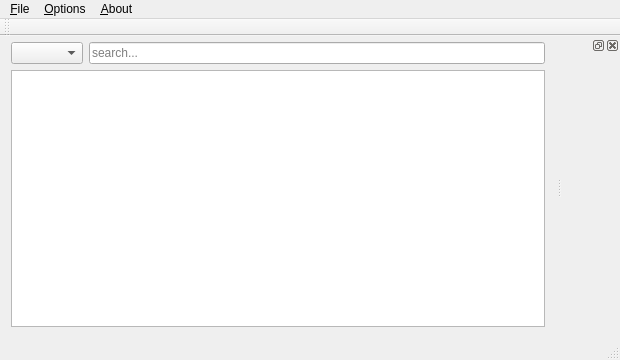
<?xml version="1.0" encoding="UTF-8"?>
<ui version="4.0">
 <class>MainWindow</class>
 <widget class="QMainWindow" name="MainWindow">
  <property name="geometry">
   <rect>
    <x>0</x>
    <y>0</y>
    <width>620</width>
    <height>360</height>
   </rect>
  </property>
  <property name="windowTitle">
   <string>Qamus</string>
  </property>
  <widget class="QWidget" name="verticalLayoutWidget">
   <layout class="QVBoxLayout" name="verticalLayout">
    <property name="sizeConstraint">
     <enum>QLayout::SetNoConstraint</enum>
    </property>
    <property name="topMargin">
     <number>6</number>
    </property>
    <item>
     <layout class="QHBoxLayout" name="horizontalLayout">
      <item>
       <widget class="QComboBox" name="columnSelectBox">
        <property name="focusPolicy">
         <enum>Qt::NoFocus</enum>
        </property>
       </widget>
      </item>
      <item>
       <widget class="QLineEdit" name="searchBox">
        <property name="maxLength">
         <number>256</number>
        </property>
        <property name="placeholderText">
         <string>search...</string>
        </property>
        <property name="cursorMoveStyle">
         <enum>Qt::VisualMoveStyle</enum>
        </property>
       </widget>
      </item>
     </layout>
    </item>
    <item>
     <widget class="QTableView" name="lexiconView">
      <property name="sizePolicy">
       <sizepolicy hsizetype="Expanding" vsizetype="Expanding">
        <horstretch>0</horstretch>
        <verstretch>0</verstretch>
       </sizepolicy>
      </property>
      <property name="focusPolicy">
       <enum>Qt::NoFocus</enum>
      </property>
      <property name="selectionMode">
       <enum>QAbstractItemView::NoSelection</enum>
      </property>
      <property name="verticalScrollMode">
       <enum>QAbstractItemView::ScrollPerPixel</enum>
      </property>
      <property name="showGrid">
       <bool>false</bool>
      </property>
      <property name="sortingEnabled">
       <bool>true</bool>
      </property>
      <attribute name="verticalHeaderVisible">
       <bool>false</bool>
      </attribute>
      <attribute name="verticalHeaderHighlightSections">
       <bool>false</bool>
      </attribute>
     </widget>
    </item>
   </layout>
  </widget>
  <widget class="QMenuBar" name="menuBar">
   <property name="geometry">
    <rect>
     <x>0</x>
     <y>0</y>
     <width>620</width>
     <height>20</height>
    </rect>
   </property>
   <widget class="QMenu" name="menuFile">
    <property name="title">
     <string>&amp;File</string>
    </property>
    <addaction name="action_Open"/>
    <addaction name="action_Close"/>
    <addaction name="separator"/>
    <addaction name="actionE_xit"/>
   </widget>
   <widget class="QMenu" name="menuAbout">
    <property name="title">
     <string>&amp;About</string>
    </property>
    <addaction name="actionAbout_Qamus"/>
    <addaction name="actionAbout_Qt"/>
   </widget>
   <widget class="QMenu" name="menu_Options">
    <property name="title">
     <string>&amp;Options</string>
    </property>
    <addaction name="actionSettings"/>
   </widget>
   <addaction name="menuFile"/>
   <addaction name="menu_Options"/>
   <addaction name="menuAbout"/>
  </widget>
  <widget class="QToolBar" name="mainToolBar">
   <attribute name="toolBarArea">
    <enum>TopToolBarArea</enum>
   </attribute>
   <attribute name="toolBarBreak">
    <bool>false</bool>
   </attribute>
  </widget>
  <widget class="QStatusBar" name="statusBar"/>
  <widget class="QDockWidget" name="dockWidget">
   <attribute name="dockWidgetArea">
    <number>2</number>
   </attribute>
   <widget class="QWidget" name="dockWidgetContents"/>
  </widget>
  <action name="action_Open">
   <property name="icon">
    <iconset>
     <normaloff/>
    </iconset>
   </property>
   <property name="text">
    <string>&amp;Open</string>
   </property>
  </action>
  <action name="action_Close">
   <property name="text">
    <string>&amp;Close</string>
   </property>
  </action>
  <action name="actionE_xit">
   <property name="text">
    <string>E&amp;xit</string>
   </property>
  </action>
  <action name="actionAbout_Qamus">
   <property name="text">
    <string>About &amp;Qamus</string>
   </property>
  </action>
  <action name="actionAbout_Qt">
   <property name="text">
    <string>About Qt</string>
   </property>
  </action>
  <action name="actionSettings">
   <property name="text">
    <string>Settings</string>
   </property>
  </action>
 </widget>
 <layoutdefault spacing="6" margin="11"/>
 <resources/>
 <connections>
  <connection>
   <sender>action_Open</sender>
   <signal>triggered()</signal>
   <receiver>MainWindow</receiver>
   <slot>openLexicon()</slot>
   <hints>
    <hint type="sourcelabel">
     <x>-1</x>
     <y>-1</y>
    </hint>
    <hint type="destinationlabel">
     <x>315</x>
     <y>185</y>
    </hint>
   </hints>
  </connection>
  <connection>
   <sender>action_Close</sender>
   <signal>triggered()</signal>
   <receiver>MainWindow</receiver>
   <slot>closeLexicon()</slot>
   <hints>
    <hint type="sourcelabel">
     <x>-1</x>
     <y>-1</y>
    </hint>
    <hint type="destinationlabel">
     <x>313</x>
     <y>183</y>
    </hint>
   </hints>
  </connection>
  <connection>
   <sender>actionE_xit</sender>
   <signal>triggered()</signal>
   <receiver>MainWindow</receiver>
   <slot>close()</slot>
   <hints>
    <hint type="sourcelabel">
     <x>-1</x>
     <y>-1</y>
    </hint>
    <hint type="destinationlabel">
     <x>313</x>
     <y>183</y>
    </hint>
   </hints>
  </connection>
  <connection>
   <sender>searchBox</sender>
   <signal>textChanged(QString)</signal>
   <receiver>MainWindow</receiver>
   <slot>searchLexicon()</slot>
   <hints>
    <hint type="sourcelabel">
     <x>273</x>
     <y>54</y>
    </hint>
    <hint type="destinationlabel">
     <x>313</x>
     <y>183</y>
    </hint>
   </hints>
  </connection>
  <connection>
   <sender>columnSelectBox</sender>
   <signal>currentIndexChanged(int)</signal>
   <receiver>MainWindow</receiver>
   <slot>selectColumn(int)</slot>
   <hints>
    <hint type="sourcelabel">
     <x>47</x>
     <y>48</y>
    </hint>
    <hint type="destinationlabel">
     <x>309</x>
     <y>179</y>
    </hint>
   </hints>
  </connection>
 </connections>
 <slots>
  <slot>openLexicon()</slot>
  <slot>closeLexicon()</slot>
  <slot>searchLexicon()</slot>
  <slot>selectColumn(int)</slot>
 </slots>
</ui>
